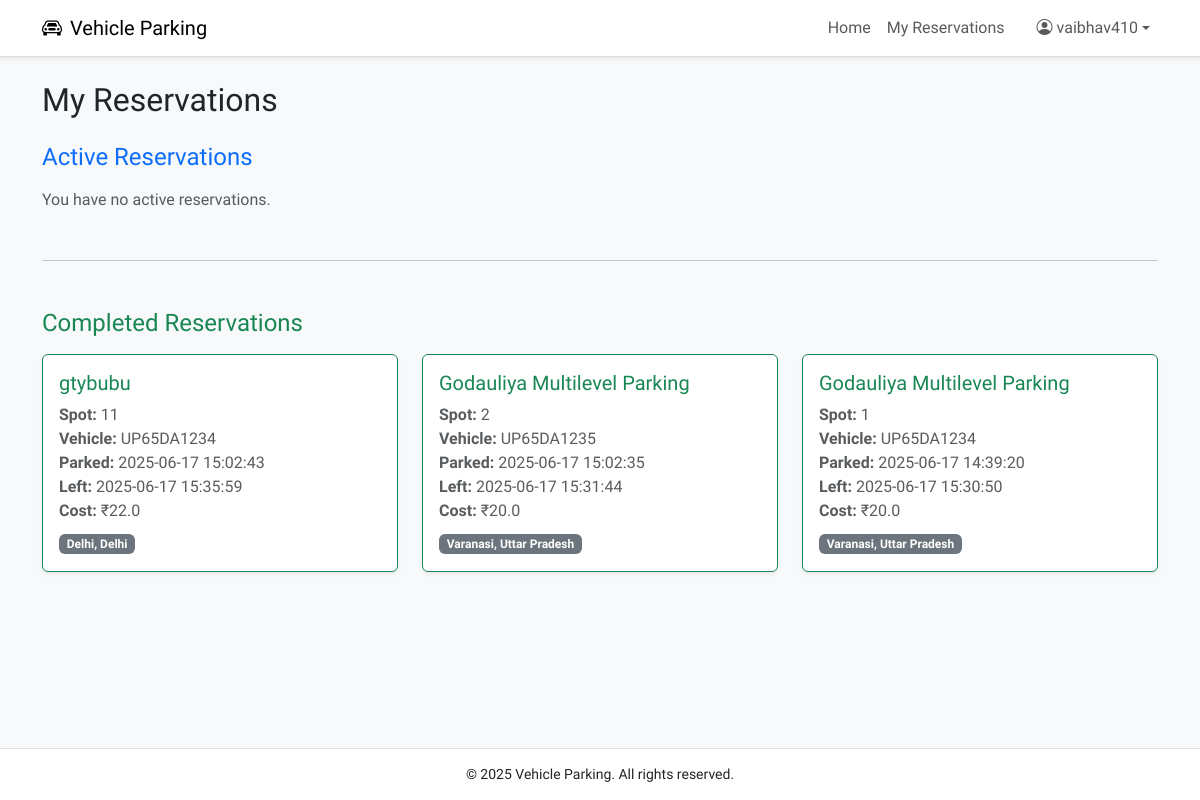
/user/my-reservations (signed in), run on an earlier commit of the app's database.
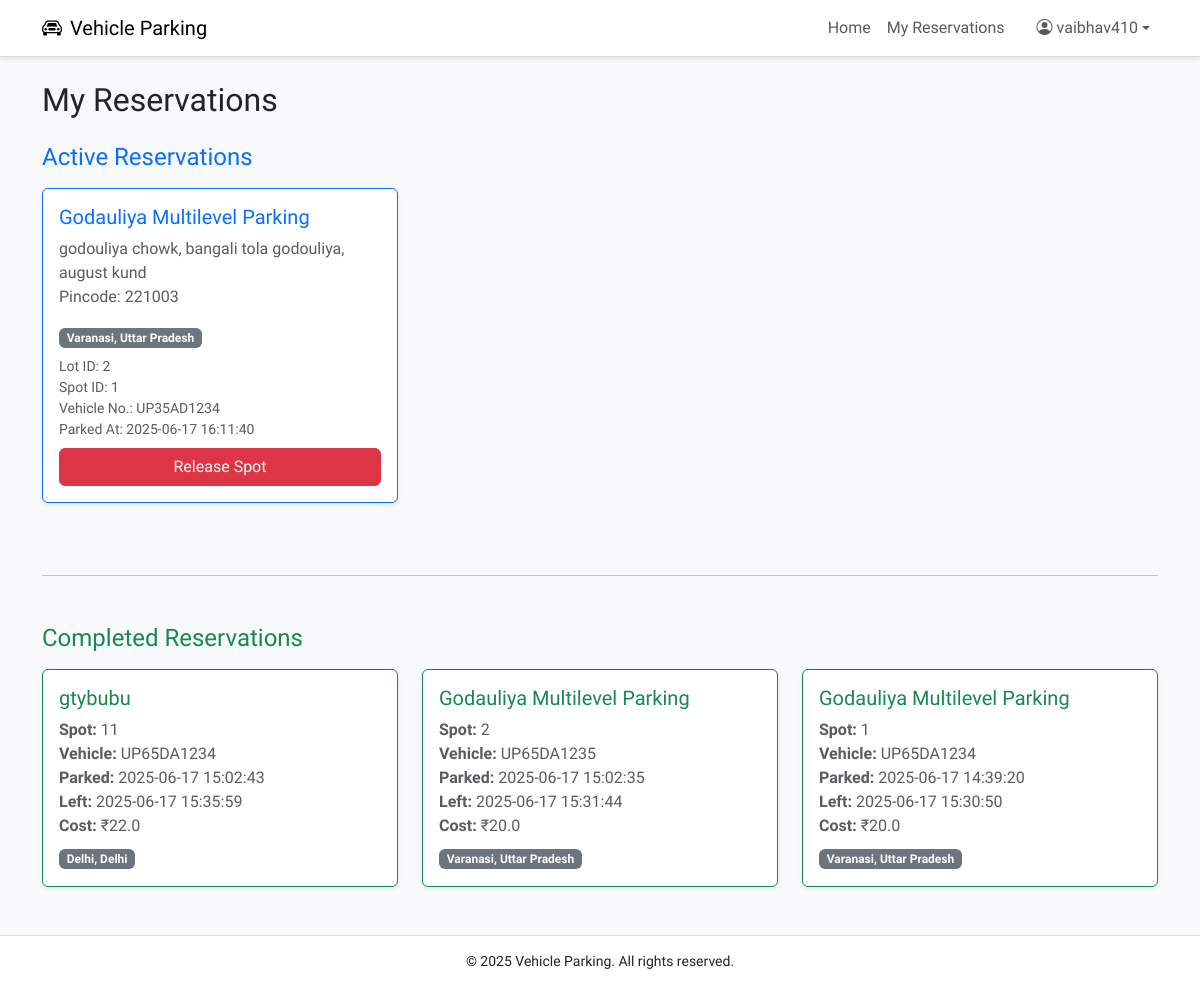
And on a later commit of the database.
### models.py (models this page shows, shortened)
class ParkingLot(db.Model):
    __tablename__ = 'parking_lot'
    id = db.Column(db.Integer, primary_key=True)
    city_id = db.Column(db.Integer, db.ForeignKey('city.id'), nullable=False)
    prime_location_name = db.Column(db.String(100), nullable=False)
    address = db.Column(db.String(200))
    pin_code = db.Column(db.String(10))
    price_per_hour = db.Column(db.Float, nullable=False)
    max_spots = db.Column(db.Integer, nullable=False)
    created_at = db.Column(db.DateTime, default=datetime.utcnow)
    spots = db.relationship('ParkingSpot', backref='lot', cascade='all, delete-orphan', lazy=True)

class City(db.Model):
    __tablename__ = 'city'
    id = db.Column(db.Integer, primary_key=True)
    name = db.Column(db.String(100), nullable=False)
    state = db.Column(db.String(100), nullable=False)
    lots = db.relationship('ParkingLot', backref='city', cascade='all, delete-orphan', lazy=True)

class ParkingSpot(db.Model):
    __tablename__ = 'parking_spot'
    id = db.Column(db.Integer, primary_key=True)
    lot_id = db.Column(db.Integer, db.ForeignKey('parking_lot.id', ondelete='CASCADE'), nullable=False)
    status = db.Column(db.String(1), default='A')  # A = Available, O = Occupied
    created_at = db.Column(db.DateTime, default=datetime.utcnow)
    reservation = db.relationship('Reservation', backref='spot', uselist=False)

class Reservation(db.Model):
    __tablename__ = 'reservation'
    id = db.Column(db.Integer, primary_key=True)
    spot_id = db.Column(db.Integer, db.ForeignKey('parking_spot.id'), nullable=False)
    user_id = db.Column(db.Integer, db.ForeignKey('user.id'), nullable=False)
    vehicle_number = db.Column(db.String(20), nullable=False)
    parking_timestamp = db.Column(db.DateTime, default=datetime.utcnow)
    leaving_timestamp = db.Column(db.DateTime)
    parking_cost = db.Column(db.Float)
    is_active = db.Column(db.Boolean, default=True)

### controllers/user.py (the view)
@user_bp.route('/my-reservations')
@login_required
@user_required
def my_reservations():
    active_reservations = (
        Reservation.query
        .join(ParkingSpot)
        .join(ParkingLot)
        .filter(
            Reservation.user_id == current_user.id,
            Reservation.is_active == True,
            Reservation.leaving_timestamp == None
        )
        .order_by(Reservation.parking_timestamp.desc())
        .all()
    )
    now = datetime.utcnow()
    active_data = []
    for res in active_reservations:
        duration = now - res.parking_timestamp
        hours = int(duration.total_seconds() // 3600)
        if hours == 0:
            hours = 1
        cost = hours * res.spot.lot.price_per_hour
        active_data.append({
            'reservation': res,
            'parking_hours': hours,
            'estimated_cost': cost
        })
    completed_reservations = (
        Reservation.query
        .join(ParkingSpot)
        .join(ParkingLot)
        .filter(
            Reservation.user_id == current_user.id,
            Reservation.is_active == False,
            Reservation.leaving_timestamp != None
        )
        .order_by(Reservation.leaving_timestamp.desc())
        .all()
    )
    return render_template(
        'user/my_reservations.html',
        active_data=active_data,
        completed_reservations=completed_reservations
    )

### app.py (called while the page is built)
@login_manager.user_loader
def load_user(user_id):
    user_info = session.get('user_info')
    if not user_info:
        return None
    role = user_info.get('role')
    if role == 'user':
        return User.query.get(int(user_id))
    elif role == 'admin':
        return Admin.query.get(int(user_id))
    return None

### templates/user/my_reservations.html (shortened to what this page needs)
{% extends 'base.html' %}
{% block content %}
<div class="container py-4">
    <h2 class="mb-4">My Reservations</h2>
    <h4 class="text-primary mb-3">Active Reservations</h4>
    {% if active_data %}
        <div class="row">
            {% for item in active_data %}
            {% set res = item.reservation %}
            <div class="col-md-4 mb-4">
                <div class="card border-primary shadow-sm h-100">
                    <div class="card-body">
                        <h5 class="card-title text-primary">{{ res.spot.lot.prime_location_name }}</h5>
                        <p class="card-text text-muted">
                            {{ res.spot.lot.address }}<br>
                            Pincode: {{ res.spot.lot.pin_code }}
                        </p>
                        <span class="badge bg-secondary mb-2">
                            {{ res.spot.lot.city.name }}, {{ res.spot.lot.city.state }}
                        </span>
                        <div class="mb-2 small text-muted">
                            Lot ID: {{ res.spot.lot.id }}<br>
                            Spot ID: {{ res.spot.id }}<br>
                            Vehicle No.: {{ res.vehicle_number }}<br>
                            Parked At: {{ res.parking_timestamp.strftime('%Y-%m-%d %H:%M:%S') }}
                        </div>
                        <button class="btn btn-danger w-100" data-bs-toggle="modal" data-bs-target="#releaseModal{{ res.id }}">
                            Release Spot
                        </button>
                    </div>
                </div>
            </div>
            {% endfor %}
        </div>
    {% else %}
        <p class="text-muted">You have no active reservations.</p>
    {% endif %}
    <hr class="my-5">
    <h4 class="text-success mb-3">Completed Reservations</h4>
    {% if completed_reservations %}
        <div class="row">
            {% for res in completed_reservations %}
            <div class="col-md-4 mb-4">
                <div class="card border-success shadow-sm h-100">
                    <div class="card-body">
                        <h5 class="card-title text-success">{{ res.spot.lot.prime_location_name }}</h5>
                        <p class="text-muted mb-2">
                            <strong>Spot:</strong> {{ res.spot.id }}<br>
                            <strong>Vehicle:</strong> {{ res.vehicle_number }}<br>
                            <strong>Parked:</strong> {{ res.parking_timestamp.strftime('%Y-%m-%d %H:%M:%S') }}<br>
                            <strong>Left:</strong> {{ res.leaving_timestamp.strftime('%Y-%m-%d %H:%M:%S') }}<br>
                            {% set duration = (res.leaving_timestamp - res.parking_timestamp).total_seconds() %}
                            {% set hours = (duration // 3600)|int %}
                            {% if hours == 0 %}
                                {% set hours = 1 %}
                            {% endif %}
                            {% set cost = hours * res.spot.lot.price_per_hour %}
                            <strong>Cost:</strong> ₹{{ cost }}
                        </p>
                        <span class="badge bg-secondary">
                            {{ res.spot.lot.city.name }}, {{ res.spot.lot.city.state }}
                        </span>
                    </div>
                </div>
            </div>
            {% endfor %}
        </div>
    {% else %}
        <p class="text-muted">No completed reservations found.</p>
    {% endif %}
</div>
{% endblock %}

What changed in the data, as far as the page shows it:
now on this page (row unchanged): ParkingLot: spot.lot.prime_location_name "Godauliya Multilevel Parking", spot.lot.address "godouliya chowk, bangali tola godouliya, august kund", spot.lot.pin_code "221003", spot.lot.id "2"
now on this page (row unchanged): City: spot.lot.city.name "Varanasi", spot.lot.city.state "Uttar Pradesh"
now on this page (row edited): ParkingSpot: spot.id "1"
added Reservation: vehicle_number "UP35AD1234", parking_timestamp "2025-06-17 16:11:40"
Also different on the page:
new list line: "Pincode: , Lot ID: Spot ID: Vehicle No.: Parked At: Release Spot"
text no longer shown: "You have no active reservations."
